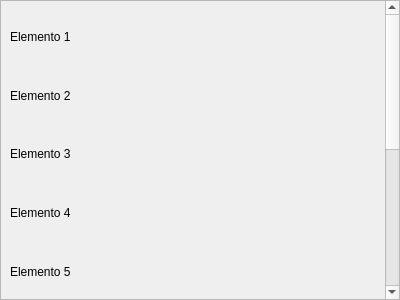
<?xml version="1.0" encoding="UTF-8"?>
<ui version="4.0">
 <class>ScrollAreaExample</class>
 <widget class="QScrollArea" name="ScrollAreaExample">
  <property name="geometry">
   <rect>
    <x>0</x>
    <y>0</y>
    <width>400</width>
    <height>300</height>
   </rect>
  </property>
  <property name="widgetResizable">
   <bool>true</bool>
  </property>
  <widget class="QWidget" name="scrollAreaWidgetContents">
   <property name="minimumSize">
    <size>
     <width>0</width>
     <height>600</height> <!-- Asegura espacio vertical para el scroll -->
    </size>
   </property>
   <layout class="QVBoxLayout" name="scrollLayout">
    <item>
     <widget class="QLabel" name="label1">
      <property name="text">
       <string>Elemento 1</string>
      </property>
     </widget>
    </item>
    <item>
     <widget class="QLabel" name="label2">
      <property name="text">
       <string>Elemento 2</string>
      </property>
     </widget>
    </item>
    <item>
     <widget class="QLabel" name="label3">
      <property name="text">
       <string>Elemento 3</string>
      </property>
     </widget>
    </item>
    <item>
     <widget class="QLabel" name="label4">
      <property name="text">
       <string>Elemento 4</string>
      </property>
     </widget>
    </item>
    <item>
     <widget class="QLabel" name="label5">
      <property name="text">
       <string>Elemento 5</string>
      </property>
     </widget>
    </item>
    <item>
     <widget class="QLabel" name="label6">
      <property name="text">
       <string>Elemento 6</string>
      </property>
     </widget>
    </item>
    <item>
     <widget class="QLabel" name="label7">
      <property name="text">
       <string>Elemento 7</string>
      </property>
     </widget>
    </item>
    <item>
     <widget class="QLabel" name="label8">
      <property name="text">
       <string>Elemento 8</string>
      </property>
     </widget>
    </item>
    <item>
     <widget class="QLabel" name="label9">
      <property name="text">
       <string>Elemento 9</string>
      </property>
     </widget>
    </item>
    <item>
     <widget class="QLabel" name="label10">
      <property name="text">
       <string>Elemento 10</string>
      </property>
     </widget>
    </item>
   </layout>
  </widget>
 </widget>
 <resources/>
 <connections/>
</ui>
